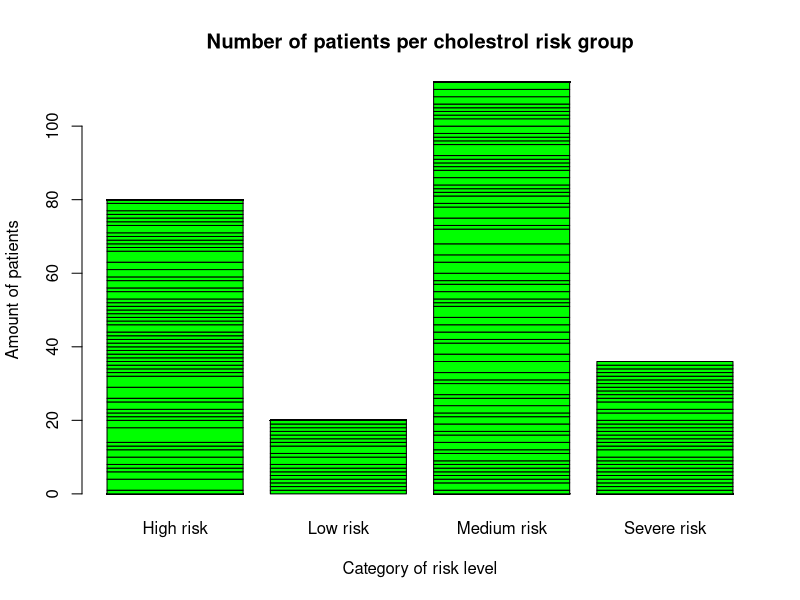

Generate this figure with R:
## ---- chunk 1
library(survival)
data(pbc)
## ---- chunk 2
truechol <- pbc$chol[!is.na(pbc$chol)]
summary(truechol)
## ---- chunk 3
library(dplyr)
chollevels <- as.data.frame(truechol)
Chollevels <- chollevels %>%
  mutate(risklevels = case_when(
    truechol < 200 ~ "Low risk",
    truechol < 300 ~ "Medium risk",
    truechol < 400 ~ "High risk",
    truechol > 500~ "Severe risk",
  ))

## ---- chunk 4
countsChol <- table(Chollevels)
barplot(countsChol,
        main = "Number of patients per cholestrol risk group",
        xlab= "Category of risk level",
        ylab= "Amount of patients",
        col = "green")
